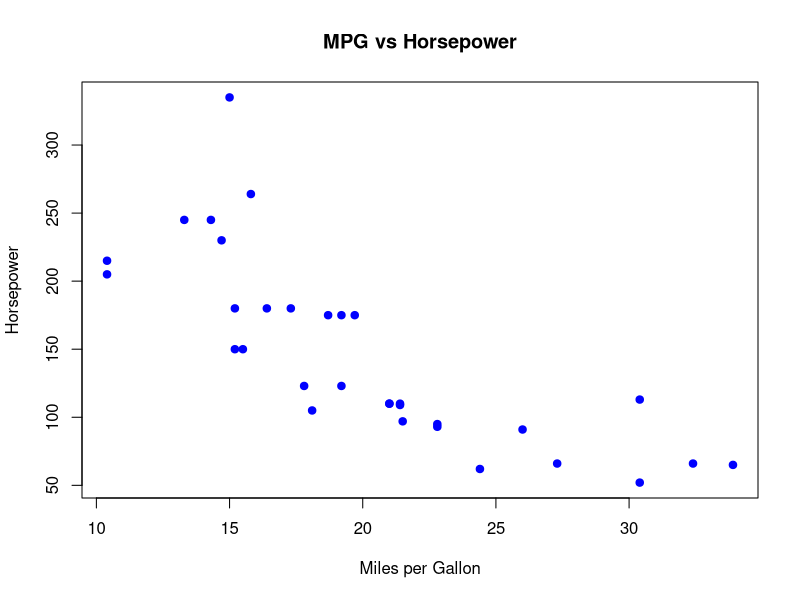
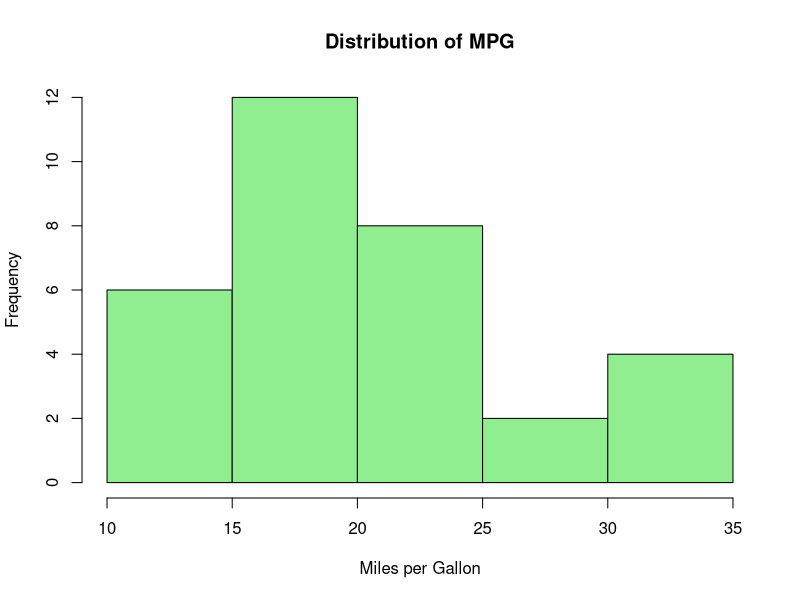
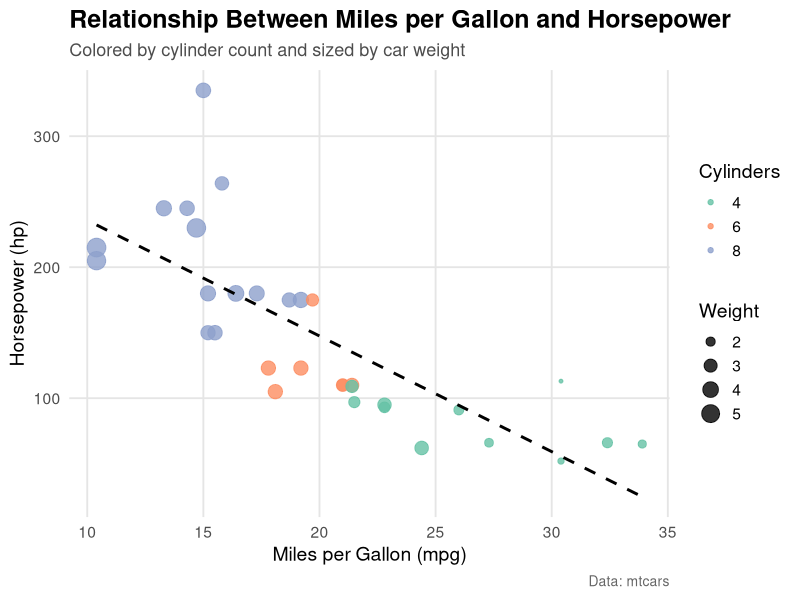

The R script that drew these images, in order: (Note: this script raises an error after producing the figures.)
## ---- chunk 1
mtcars
## ---- chunk 2
?summary
## ---- chunk 3
summary(mtcars)
## ---- chunk 4
plot(mtcars$mpg, mtcars$hp,
    main = "MPG vs Horsepower",
    xlab = "Miles per Gallon",
    ylab = "Horsepower",
    col = "blue",
    pch = 19)
## ---- chunk 5
hist(mtcars$mpg,
    main = "Distribution of MPG",
    xlab = "Miles per Gallon",
    col = "lightgreen",
    border = "black")
## ---- chunk 6
library(ggplot2)

ggplot(mtcars, aes(x = mpg, y = hp)) +
  geom_point(
    aes(color = factor(cyl), size = wt),
    alpha = 0.8
  ) +
  geom_smooth(method = "lm", se = FALSE, color = "black", linetype = "dashed") +
  scale_color_brewer(palette = "Set2", name = "Cylinders") +
  scale_size_continuous(name = "Weight") +
  labs(
    title = "Relationship Between Miles per Gallon and Horsepower",
    subtitle = "Colored by cylinder count and sized by car weight",
    x = "Miles per Gallon (mpg)",
    y = "Horsepower (hp)",
    caption = "Data: mtcars"
  ) +
  theme_minimal(base_size = 14) +
  theme(
    plot.title = element_text(face = "bold", size = 18),
    plot.subtitle = element_text(size = 13, color = "gray30"),
    plot.caption = element_text(size = 10, color = "gray40"),
    panel.grid.minor = element_blank(),
    panel.grid.major = element_line(color = "gray90"),
    legend.position = "right"
  )
## ---- chunk 7
library(tidyverse)
#palmerpenguins - example dataset built in r
## ---- chunk 8
str(penguins) 
head(penguins)
## ---- chunk 9

penguins_clean <- penguins %>%
  mutate(
    bill_ratio = bill_len / bill_dep  # create a new variable
  ) %>%
  drop_na(bill_len, bill_dep, bill_ratio)  # removes rows with NAs

penguins_clean
## ---- chunk 10
penguins_filtered <- penguins_clean %>%
  filter(bill_length_mm > 30)
## ---- chunk 11
ggplot(penguins_filtered, aes(x = species, y = bill_length_mm, fill = species)) +
  geom_boxplot() +
  labs(
    title = "Bill Length by Penguin Species",
    x = "Species",
    y = "Bill Length (mm)"
  )
## ---- chunk 12
set.seed(123)  # for reproducibility

x <- rnorm(1000, mean = 0, sd = 1)
## ---- chunk 13
# Histogram of data
hist(x, breaks = 30, probability = TRUE,
     main = "Normal Distribution", col = "lightblue")

# Density function overlay
curve(dnorm(x, mean = 0, sd = 1), add = TRUE, col = "red", lwd = 2)
## ---- chunk 14
pnorm(1.96, mean = 0, sd = 1)
## ---- chunk 15
qnorm(0.975, mean = 0, sd = 1)
